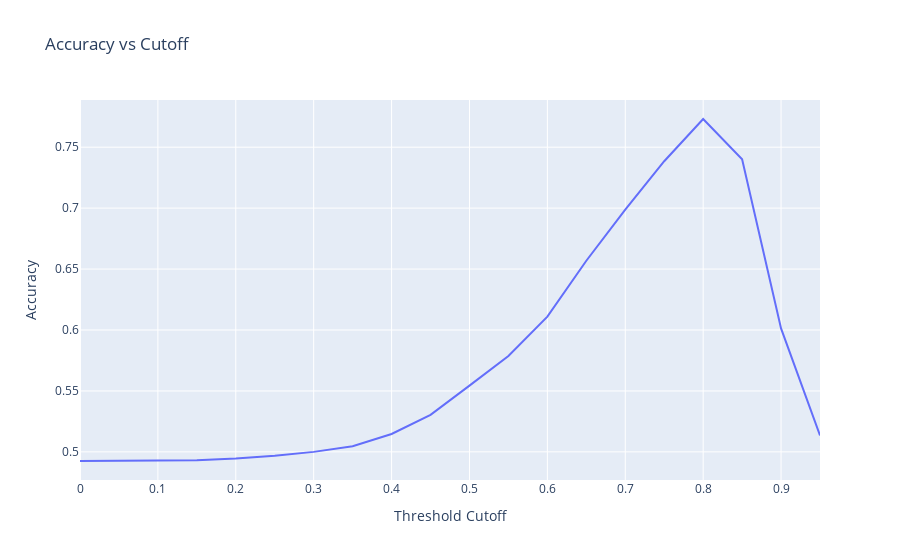

The code cell stored with this chart in its notebook:
### Code cell
percentages = np.arange(0, 1, 0.05)
accuracy = []
for cutoff in percentages:
    y_pred = [1 if proba > cutoff else 0 for proba in y_probs]
    accurate = sum(y_pred == y_test_true) / len(y_test_true)
    accuracy.append(accurate)
    
data = {
    'Cutoff': percentages,
    'Accuracy': accuracy
}

accutacy_table = pd.DataFrame(data)

# Create a line plot
fig = px.line(accutacy_table, x='Cutoff', y='Accuracy', title='Accuracy vs Cutoff',
              labels={'Cutoff': 'Threshold Cutoff', 'Accuracy': 'Accuracy'})
fig.show()

### Figure 1 — Plotly figure (JSON) as saved in the notebook; plotly's stock layout.template omitted (floating-point values rounded to 4 significant figures)
{"data": [{"hovertemplate": "Threshold Cutoff=%{x}<br>Accuracy=%{y}<extra></extra>", "legendgroup": "", "line": {"color": "#636efa", "dash": "solid"}, "marker": {"symbol": "circle"}, "mode": "lines", "name": "", "orientation": "v", "showlegend": false, "type": "scatter", "x": [0.0, 0.05, 0.1, 0.15, 0.2, 0.25, 0.3, 0.35, 0.4, 0.45, 0.5, 0.55, 0.6, 0.65, 0.7, 0.75, 0.8, 0.85, 0.9, 0.95], "xaxis": "x", "y": [0.4925, 0.4925, 0.4925, 0.4931, 0.4946, 0.4968, 0.5, 0.5046, 0.5147, 0.5304, 0.5543, 0.5787, 0.611, 0.6568, 0.6987, 0.7385, 0.7731, 0.7401, 0.6013, 0.5135], "yaxis": "y"}], "layout": {"legend": {"tracegroupgap": 0}, "title": {"text": "Accuracy vs Cutoff"}, "xaxis": {"anchor": "y", "domain": [0, 1], "title": {"text": "Threshold Cutoff"}}, "yaxis": {"anchor": "x", "domain": [0, 1], "title": {"text": "Accuracy"}}}}
